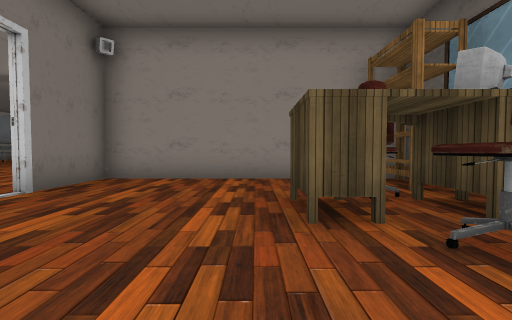
view 1 (above)

19 first-person views from a walk through a 3-D level made in the Unity game engine. The camera is 1.3 m above the floor, tilts 2° down and sees 90° across. The floor is counted in squares, 2 m on a side. Each view is taken from the middle of a square. On the plan, view 1 faces up. The plan holds only what a view shows up to about 9 squares ahead; the rest is blank. The place goes on beyond the plan. The player character is not drawn. Door leaves are left out, so doorways stand open. Some surface patterns are stand-ins.

view 2
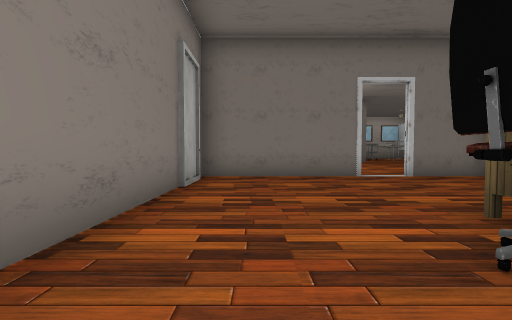

view 3
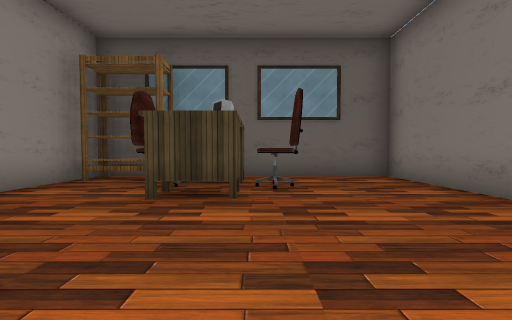

view 4
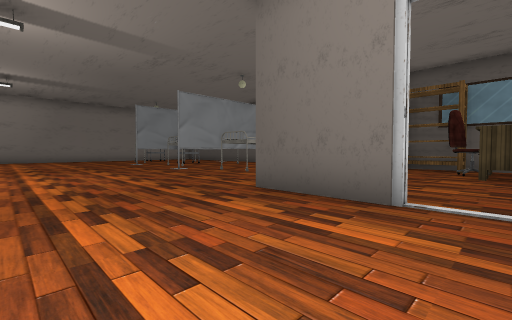

view 5
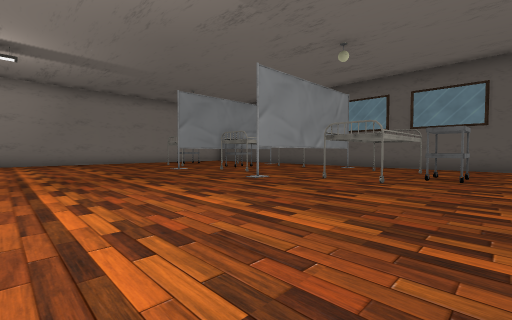

view 6
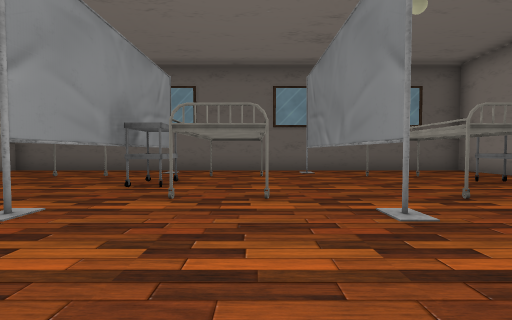

view 7
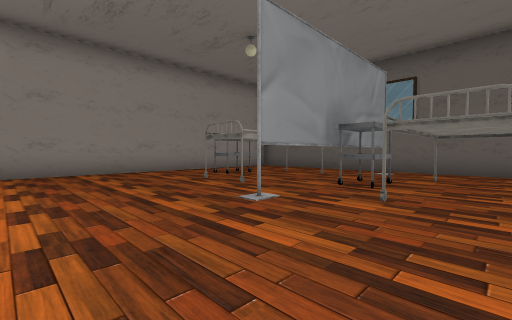

view 8
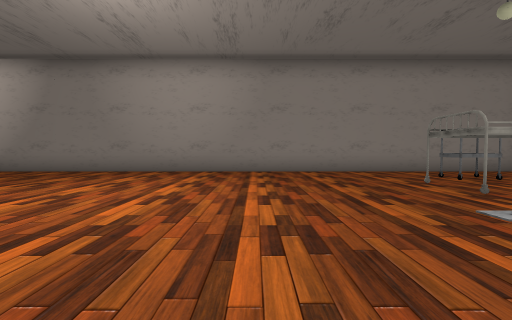

view 9
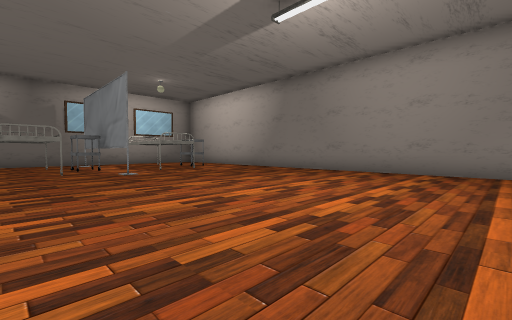

view 10
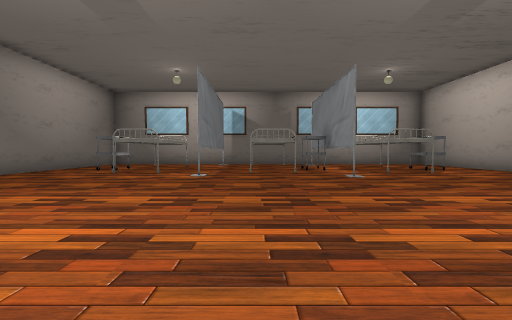

view 11
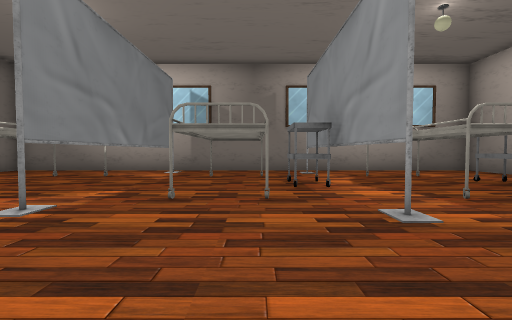

view 12
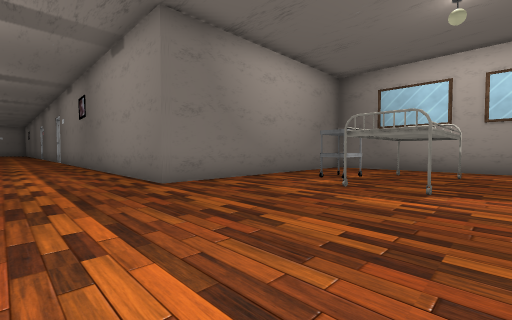

view 13
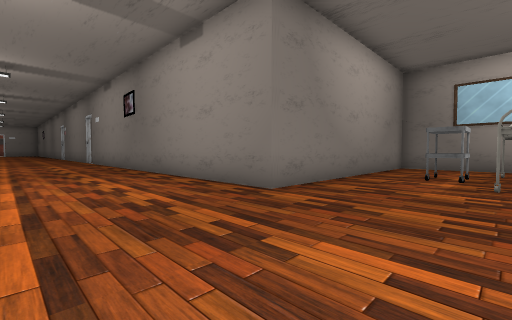

view 14
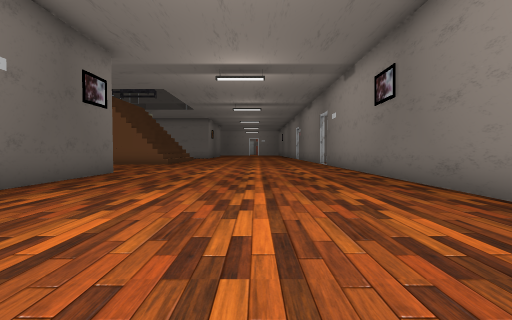

view 15
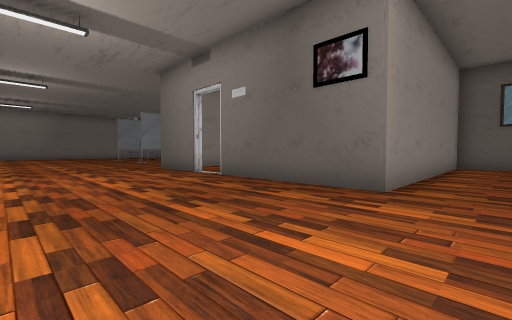

view 16
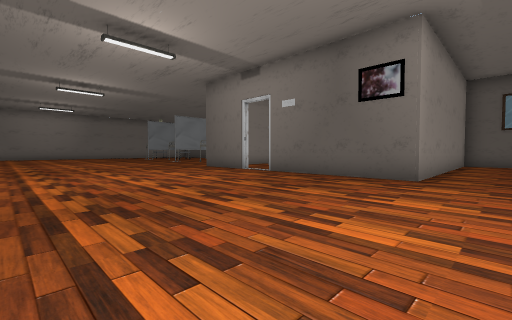

view 17
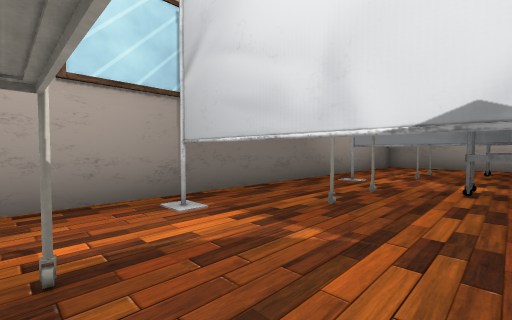

view 18
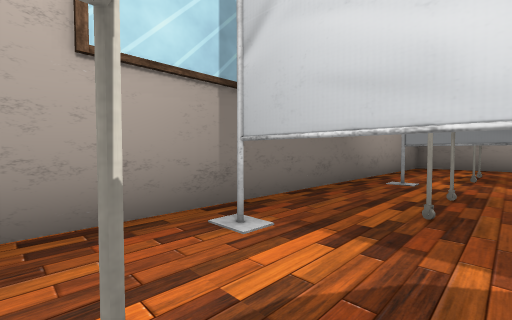

view 19
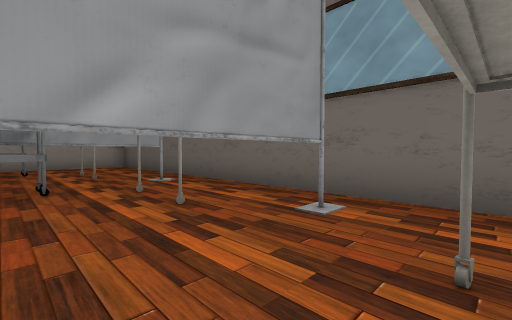

### Floor plan
Key: @ floor where view 1 was taken; # wall or solid block; . floor; D open door; S shelf; C chair; T table; H thing the floor can be seen under or through; O other object.
Columns run from 19 left of view 1 to 4 right of it. Each row starts with its distance up from view 1.
 21 ########################
 20 #......................#
 19 #...T..............T...#
 18 #.O...O..........O...O.#
 17 #.O...O..........O...O.#
 16 #.HH.HH..........HH.HH.#
 15 #...T..............T...#
 14 #.O...O..........O...O.#
 13 #.O...O..........O...O.#
 12 #.#HHHH..........#####.#
 11 #......................#
 10 #.O...O..........O...O.#
  9 #.O...O..........O...O.#
  8 #...T..............T...#
  7 #......................#
  6 #########......#########
  5         #......#......S#
  4         #......D.....CS#
  3         #......D....TC.#
  2         #......#.....C.#
  1         #......#.......#
  0         #......#...@...#
 -1         #......#########
 -2         #..............#
 -3         #..............#

Where each view was taken, in squares from view 1:
view 1: 0 up, 0 right, facing up
view 2: 0 up, 3 right, facing left
view 3: 2 up, 3 left, facing right
view 4: 3 up, 7 left, facing up-right
view 5: 7 up, 7 left, facing up-right
view 6: 13 up, 5 left, facing right
view 7: 13 up, 5 left, facing up-right
view 8: 13 up, 5 left, facing up
view 9: 13 up, 5 left, facing up-left
view 10: 13 up, 6 left, facing left
view 11: 14 up, 10 left, facing left
view 12: 11 up, 9 left, facing down-left
view 13: 9 up, 8 left, facing down-left
view 14: 6 up, 8 left, facing down
view 15: 3 down, 8 left, facing up-right
view 16: 3 down, 10 left, facing up-right
view 17: 10 up, 15 left, facing up-left
view 18: 10 up, 16 left, facing up-left
view 19: 10 up, 0 right, facing up-right
